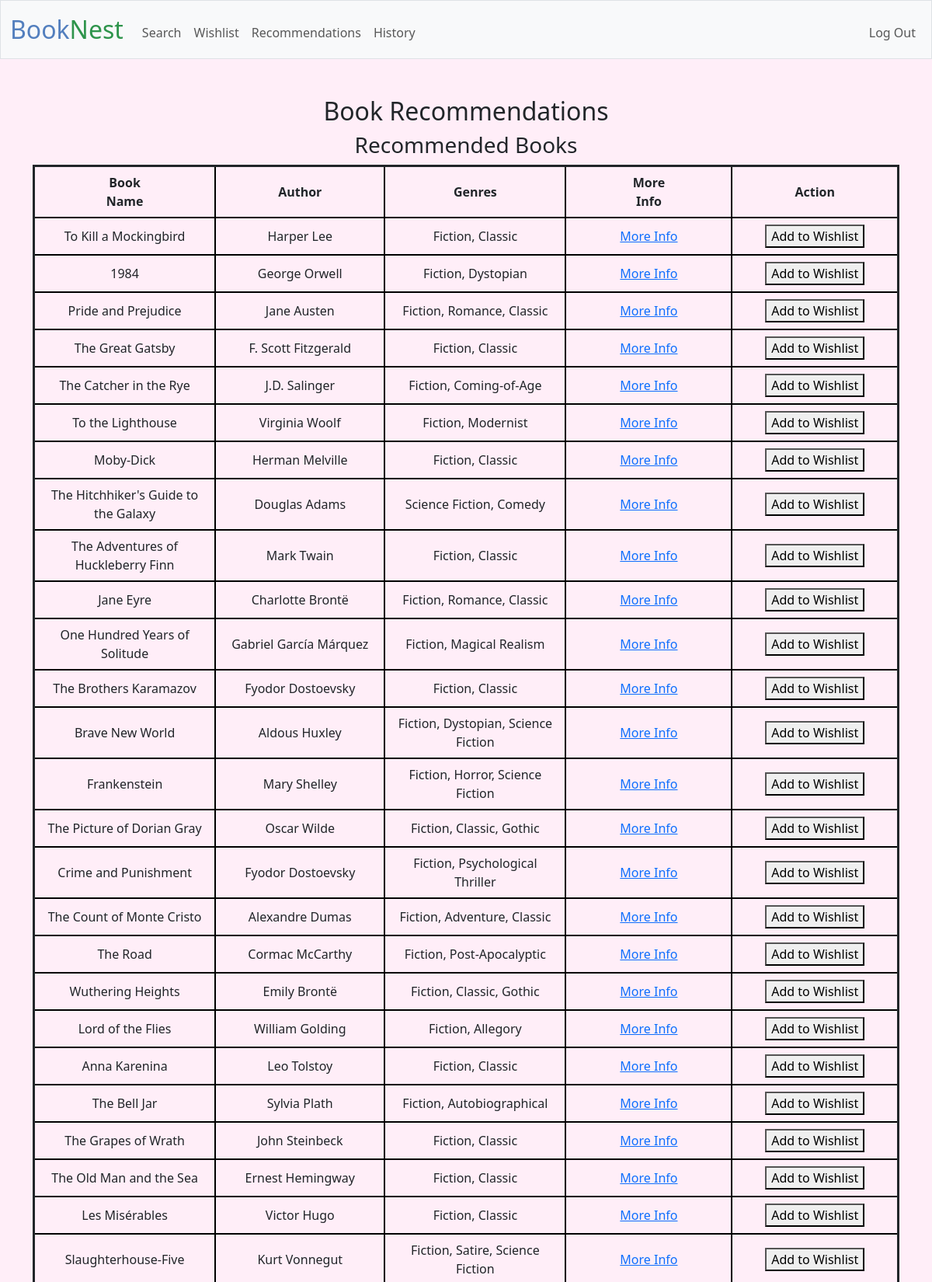
The page /recommendations (signed in, upper part) on the database its author committed.
### tables this page shows
CREATE TABLE "books" (
    id INTEGER PRIMARY KEY AUTOINCREMENT,
    title TEXT NOT NULL,
    author TEXT,
    genres TEXT,
    info_url TEXT
);

### app.py (the view)
@app.route('/recommendations')
@login_required
def recommendations():
    con = sqlite3.connect('booknest.db')
    cursor = con.cursor()
    cursor.execute("SELECT book_id FROM reading_history WHERE user_id = ? AND (feedback = 'Liked' OR feedback IS NULL)", (session["user_id"],))
    liked_books = cursor.fetchall()
    for liked_book in liked_books:
        cursor.execute("SELECT genres FROM books WHERE id = ?", (liked_book[0],))
        liked_genres = cursor.fetchone()[0].split(', ')
    cursor.execute("SELECT * FROM reading_history WHERE user_id = ?", (session["user_id"],))
    user_reading_history = cursor.fetchall()
    user_reading_ids = [row[2] for row in user_reading_history]
    recommended_books = []
    for genre in liked_genres:
        similar_books = search_books({"genre": genre})
        for book in similar_books:
            if book not in recommended_books and book[0] not in user_reading_ids:
                recommended_books.append(book)
    cursor.execute("SELECT book_id, COUNT(*) as cnt FROM reading_history GROUP BY book_id ORDER BY cnt DESC LIMIT 10")
    popular_books_data = cursor.fetchall()
    popular_books = []
    for popular_book_data in popular_books_data:
        cursor.execute("SELECT * FROM books WHERE id = ?", (popular_book_data[0],))
        popular_book = cursor.fetchone()
        popular_books.append(popular_book)
    cursor.close()
    con.close()
    return render_template('recommendations.html', recommended_books=recommended_books, popular_books=popular_books)

### app.py (called while the page is built)
@app.after_request
def after_request(response):
    response.headers["Cache-Control"] = "no-cache, no-store, must-revalidate"
    response.headers["Expires"] = 0
    response.headers["Pragma"] = "no-cache"
    return response

def search_books(user_preferences):
    con = sqlite3.connect('booknest.db')
    cursor = con.cursor()
    query = "SELECT * FROM books WHERE"
    params = []
    if user_preferences.get("title"):
        query += " title LIKE ? AND"
        params.append('%' + user_preferences["title"] + '%')
    if user_preferences.get("genre"):
        query += " genres LIKE ? AND"
        params.append('%' + user_preferences["genre"] + '%')
    if user_preferences.get("author"):
        query += " author LIKE ? AND"
        params.append('%' + user_preferences["author"] + '%')
    query = query[:-4]
    cursor.execute(query, params)
    found_books = cursor.fetchall()
    cursor.close()
    con.close()
    return found_books

### utilities.py (called while the page is built)
def login_required(f):
    @wraps(f)
    def decorated_function(*args, **kwargs):
        if session.get("user_id") is None:
            return redirect("/login")
        return f(*args, **kwargs)
    return decorated_function

### templates/recommendations.html (shortened to what this page needs)
{% extends "layout.html" %}
{% block body_class %}
    recommendations-page
{% endblock %}
{% block main %}
    <h2>Book Recommendations</h2>
    <h3>Recommended Books</h3>
    {% if recommended_books %}
        <table>
            <thead>
                <tr>
                    <th>Book Name</th>
                    <th>Author</th>
                    <th>Genres</th>
                    <th>More Info</th>
                    <th>Action</th>
                </tr>
            </thead>
            <tbody>
                {% for book in recommended_books %}
                    <tr>
                        <td>{{ book[1] }}</td>
                        <td>{{ book[2] }}</td>
                        <td>{{ book[3] }}</td>
                        <td><a href="{{ book[4] }}" target="_blank">More Info</a></td>
                        <td>
                            <form action="/add_to_wishlist" method="post">
                                <button type="submit">Add to Wishlist</button>
                            </form>
                        </td>
                    </tr>
                {% endfor %}
            </tbody>
        </table>
    {% else %}
        <p>No recommendations available.</p>
    {% endif %}
    <br>
{% endblock %}

### static/styles.css (style rules this page uses)
body.recommendations-page { background-color: #ffeef8; }
table { margin-left: auto; margin-right: auto; border-collapse: collapse; border: solid; }
td, th { padding: 0.5rem; border: 2px solid black; }
th { padding-left: 5rem; padding-right: 5rem; }
tr { border: 1px solid black; }

### rows shown on the page
books: title "To Kill a Mockingbird", author "Harper Lee", genres "Fiction, Classic"
books: title "1984", author "George Orwell", genres "Fiction, Dystopian"
books: title "Pride and Prejudice", author "Jane Austen", genres "Fiction, Romance, Classic"
books: title "The Great Gatsby", author "F. Scott Fitzgerald", genres "Fiction, Classic"
books: title "The Catcher in the Rye", author "J.D. Salinger", genres "Fiction, Coming-of-Age"
books: title "To the Lighthouse", author "Virginia Woolf", genres "Fiction, Modernist"
books: title "Moby-Dick", author "Herman Melville", genres "Fiction, Classic"
books: title "The Hitchhiker's Guide to the Galaxy", author "Douglas Adams", genres "Science Fiction, Comedy"
books: title "The Adventures of Huckleberry Finn", author "Mark Twain", genres "Fiction, Classic"
books: title "Jane Eyre", author "Charlotte Brontë", genres "Fiction, Romance, Classic"
books: title "One Hundred Years of Solitude", author "Gabriel García Márquez", genres "Fiction, Magical Realism"
books: title "The Brothers Karamazov", author "Fyodor Dostoevsky", genres "Fiction, Classic"
books: title "Brave New World", author "Aldous Huxley", genres "Fiction, Dystopian, Science Fiction"
books: title "Frankenstein", author "Mary Shelley", genres "Fiction, Horror, Science Fiction"
books: title "The Picture of Dorian Gray", author "Oscar Wilde", genres "Fiction, Classic, Gothic"
books: title "Crime and Punishment", author "Fyodor Dostoevsky", genres "Fiction, Psychological Thriller"
books: title "The Count of Monte Cristo", author "Alexandre Dumas", genres "Fiction, Adventure, Classic"
books: title "The Road", author "Cormac McCarthy", genres "Fiction, Post-Apocalyptic"
books: title "Wuthering Heights", author "Emily Brontë", genres "Fiction, Classic, Gothic"
books: title "Lord of the Flies", author "William Golding", genres "Fiction, Allegory"
books: title "Anna Karenina", author "Leo Tolstoy", genres "Fiction, Classic"
books: title "The Bell Jar", author "Sylvia Plath", genres "Fiction, Autobiographical"
books: title "The Grapes of Wrath", author "John Steinbeck", genres "Fiction, Classic"
books: title "The Old Man and the Sea", author "Ernest Hemingway", genres "Fiction, Classic"
books: title "Les Misérables", author "Victor Hugo", genres "Fiction, Classic"
books: title "Slaughterhouse-Five", author "Kurt Vonnegut", genres "Fiction, Satire, Science Fiction"
